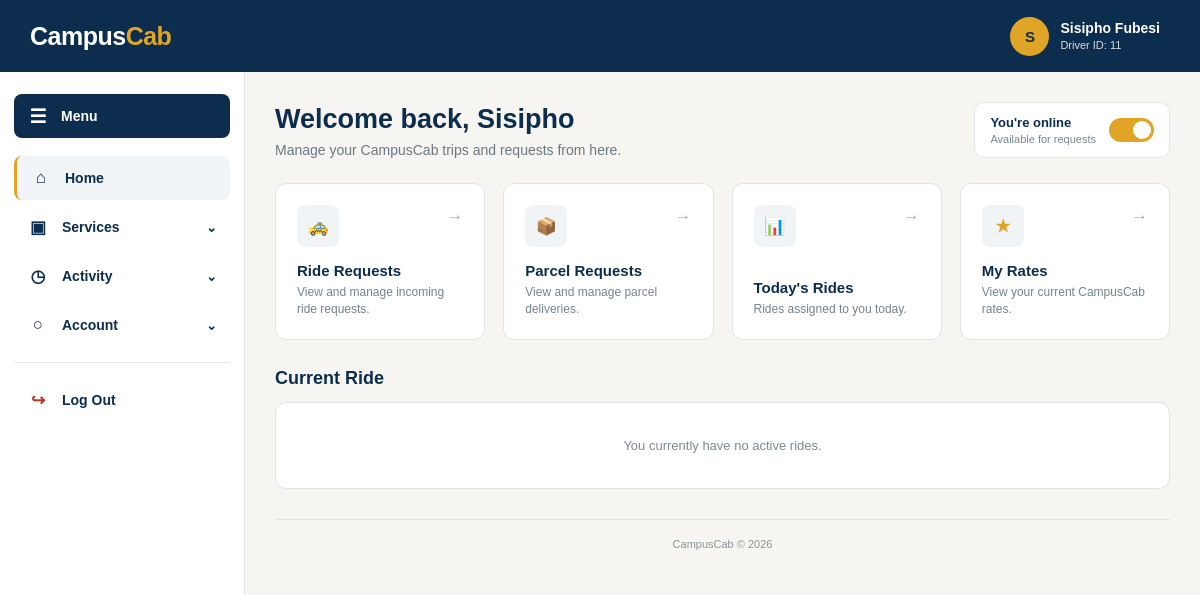
Page /driver_dashboard.php (signed in) on the earlier database version.
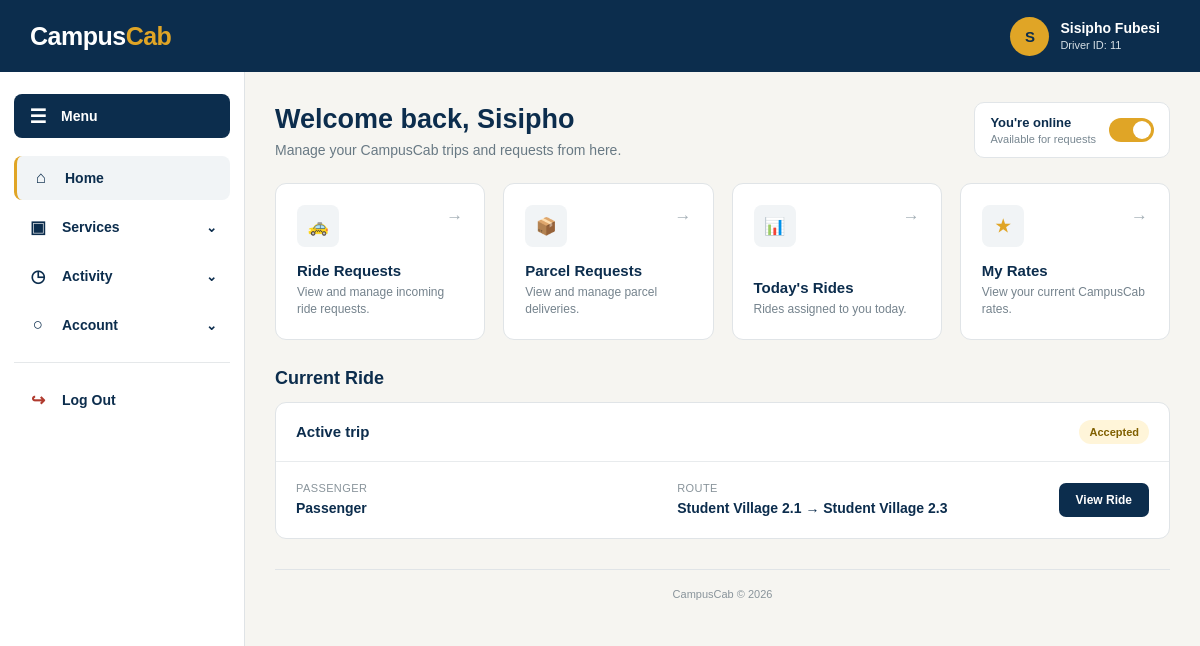
Same page on the later database version.
### tables this page shows
CREATE TABLE `ride` (
  `rideID` int(11) NOT NULL,
  `studentID` int(11) DEFAULT NULL,
  `staffID` int(11) DEFAULT NULL,
  `requester_type` enum('Student','Staff') NOT NULL DEFAULT 'Student',
  `request_type` enum('Ride','Parcel') NOT NULL DEFAULT 'Ride',
  `parcel_details` varchar(255) DEFAULT NULL,
  `DriverID` int(11) DEFAULT NULL,
  `pickup_address` varchar(250) DEFAULT NULL,
  `pickup_latitude` decimal(10,7) DEFAULT NULL,
  `pickup_longitude` decimal(10,7) DEFAULT NULL,
  `destination_address` varchar(250) DEFAULT NULL,
  `destination_latitude` decimal(10,7) DEFAULT NULL,
  `destination_longitude` decimal(10,7) DEFAULT NULL,
  `requested_at` datetime DEFAULT NULL,
  `accepted_at` datetime DEFAULT NULL,
  `started_at` datetime DEFAULT NULL,
  `Completed_at` datetime DEFAULT NULL,
  `ride_status` enum('Requested','Accepted','Driver Arriving','In Progress','Completed','Cancelled') DEFAULT 'Requested',
  `cancellation_reason` varchar(255) DEFAULT NULL,
  `cancelled_at` datetime DEFAULT NULL,
  `estimated_distance_km` decimal(6,2) DEFAULT NULL,
  `estimated_duration_min` int(11) DEFAULT NULL,
  `estimated_price` decimal(8,2) DEFAULT NULL,
  `driver_earning` double NOT NULL,
  `campus_commission` double NOT NULL
);

### driver_dashboard.php (the view, shortened to what the changed rows need)
<?php
include_once __DIR__ . '/db_connect.php';
$driverID = (int)($_SESSION['driver_id'] ?? 0);
$driverFirstName = 'Driver';
if ($driverID > 0) {
    $stmt = $conn->prepare("
        SELECT
            DriverID,
            DriverFname,
            DriverLname,
            availability_status
        FROM driver
        WHERE DriverID = ?
        LIMIT 1
    ");
    if ($stmt) {
        $stmt->bind_param("i", $driverID);
        $stmt->execute();
        $result = $stmt->get_result();
        if ($row = $result->fetch_assoc()) {
            $driverID = (int)$row['DriverID'];
            $driverFirstName = trim(
                $row['DriverFname'] ?? 'Driver'
            );
        }
    }
}
$currentRide = null;
if ($driverID > 0) {
    $stmt = $conn->prepare("
        SELECT
            r.rideID,
            r.pickup_address,
            r.destination_address,
            r.ride_status,
            r.studentID,
            r.staffID,
            r.requested_at,
            s.StudentFname,
            s.StudentLname
        FROM ride r
        LEFT JOIN student s
            ON r.studentID = s.studentID
        WHERE r.DriverID = ?
        AND r.ride_status IN ('Accepted', 'In Progress')
        ORDER BY r.requested_at DESC
        LIMIT 1
    ");
    if ($stmt) {
        $stmt->bind_param("i", $driverID);
        $stmt->execute();
        $result = $stmt->get_result();
        if ($row = $result->fetch_assoc()) {
            $currentRide = $row;
        }
    }
}
$passengerName = 'Passenger';
if ($currentRide) {
    $passengerName = trim(
        ($currentRide['StudentFname'] ?? '') . ' ' .
        ($currentRide['StudentLname'] ?? '')
    );
    if ($passengerName === '') {
        $passengerName = 'Passenger';
    }
}
?>
<!DOCTYPE html>
<html lang="en">
<head>
</head>
<body>
<div class="page-layout">
    <main class="main-content">
        <div class="content-container">
            <div class="welcome-row">
                <div class="welcome-text">
                    <h1>
                        Welcome back,
                        <?php
                        echo htmlspecialchars($driverFirstName);
                        ?>
                    </h1>
                </div>
            </div>
            <section>
                <h2 class="section-title">
                    Current Ride
                </h2>
                <div class="current-ride">
                    <?php if ($currentRide): ?>
                        <div class="ride-header">
                            <h3>
                                Active trip
                            </h3>
                            <span class="status-badge">
                                <?php
                                echo htmlspecialchars(
                                    $currentRide['ride_status']
                                );
                                ?>
                            </span>
                        </div>
                        <div class="ride-body">
                            <div class="ride-detail">
                                <label>
                                    Passenger
                                </label>
                                <strong>
                                    <?php
                                    echo htmlspecialchars(
                                        $passengerName
                                    );
                                    ?>
                                </strong>
                            </div>
                            <div class="ride-detail">
                                <label>
                                    Route
                                </label>
                                <strong>
                                    <?php
                                    echo htmlspecialchars(
                                        $currentRide['pickup_address']
                                    );
                                    ?>
                                    →
                                    <?php
                                    echo htmlspecialchars(
                                        $currentRide['destination_address']
                                    );
                                    ?>
                                </strong>
                            </div>
                            <a
                                href="verify_passenger.php?rideID=<?php echo (int)$currentRide['rideID']; ?>"
                                class="view-ride"
                            >
                                View Ride
                            </a>
                        </div>
                    <?php else: ?>
                        <div class="no-ride">
                            You currently have no active rides.
                        </div>
                    <?php endif; ?>
                </div>
            </section>
        </div>
    </main>
</div>
</body>
</html>

Differences in the rows shown:
added ride: ride_status "Accepted", pickup_address "Student Village 2.1", destination_address "Student Village 2.3"
Other differences:
$passengerName: (not shown) → "Passenger"
text no longer shown: "You currently have no active rides."
text now shown: "Active trip PASSENGER ROUTE → View Ride"
